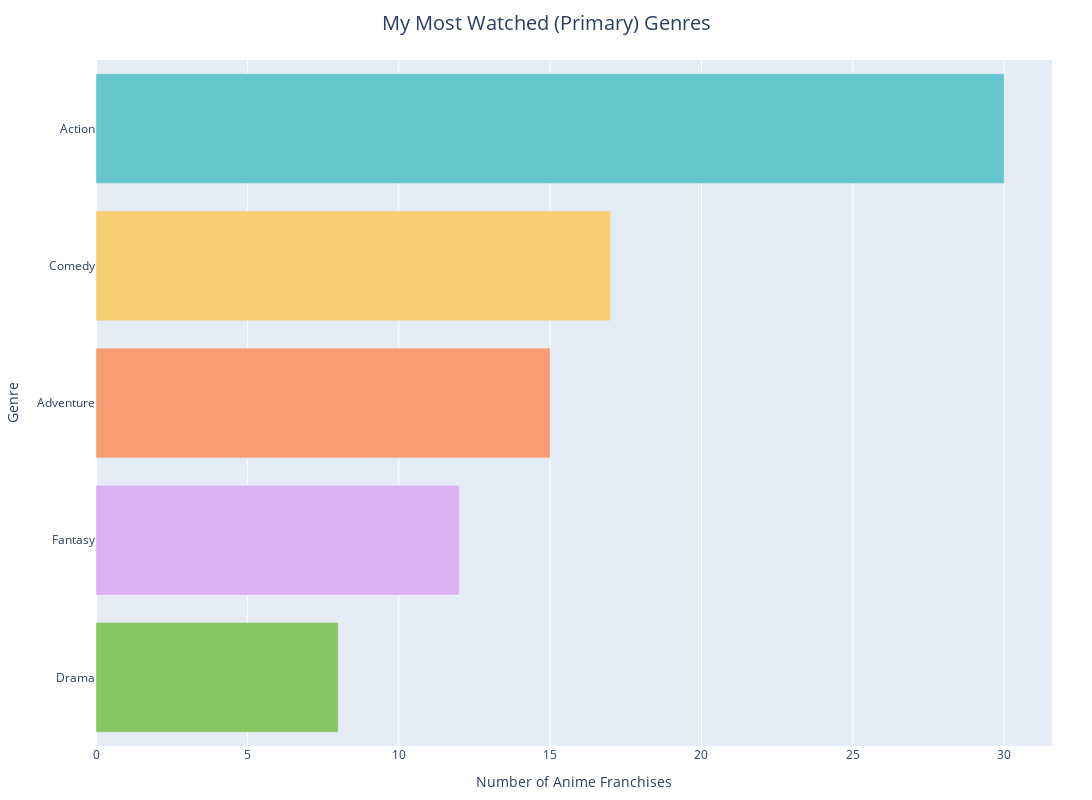

Notebook source saved alongside this figure:
### Markdown cell above
## Genres

### Code cell
# explode primary genres
genre_counts = explode_and_count_str(df, 'Primary_Genres')
genre_counts = genre_counts.reset_index()
genre_counts.columns = ['Genre', 'Count']

top5_genres = genre_counts.head(5)

fig = px.bar(
    top5_genres,
    x='Count',
    y='Genre',
    orientation='h',
    color='Genre',
    color_discrete_sequence=px.colors.qualitative.Pastel,
    title="My Most Watched (Primary) Genres"
)

fig.update_layout(
    xaxis_title="Number of Anime Franchises",
    yaxis_title="Genre",
    showlegend=False,
    height=800,
    width=1200, #change this to rectangle
    margin=dict(l=40, r=40, t=60, b=40),
    title=dict(
        x=0.5,
        xanchor='center',
        font=dict(size=20)
    )
)
fig.show()

### Figure 1 — Plotly figure (JSON) as saved in the notebook; plotly's stock layout.template omitted (floating-point values rounded to 4 significant figures)
{"data": [{"hovertemplate": "Genre=%{y}<br>Count=%{x}<extra></extra>", "legendgroup": "Action", "marker": {"color": "rgb(102, 197, 204)", "pattern": {"shape": ""}}, "name": "Action", "orientation": "h", "showlegend": true, "textposition": "auto", "type": "bar", "x": [30], "xaxis": "x", "y": ["Action"], "yaxis": "y"}, {"hovertemplate": "Genre=%{y}<br>Count=%{x}<extra></extra>", "legendgroup": "Comedy", "marker": {"color": "rgb(246, 207, 113)", "pattern": {"shape": ""}}, "name": "Comedy", "orientation": "h", "showlegend": true, "textposition": "auto", "type": "bar", "x": [17], "xaxis": "x", "y": ["Comedy"], "yaxis": "y"}, {"hovertemplate": "Genre=%{y}<br>Count=%{x}<extra></extra>", "legendgroup": "Adventure", "marker": {"color": "rgb(248, 156, 116)", "pattern": {"shape": ""}}, "name": "Adventure", "orientation": "h", "showlegend": true, "textposition": "auto", "type": "bar", "x": [15], "xaxis": "x", "y": ["Adventure"], "yaxis": "y"}, {"hovertemplate": "Genre=%{y}<br>Count=%{x}<extra></extra>", "legendgroup": "Fantasy", "marker": {"color": "rgb(220, 176, 242)", "pattern": {"shape": ""}}, "name": "Fantasy", "orientation": "h", "showlegend": true, "textposition": "auto", "type": "bar", "x": [12], "xaxis": "x", "y": ["Fantasy"], "yaxis": "y"}, {"hovertemplate": "Genre=%{y}<br>Count=%{x}<extra></extra>", "legendgroup": "Drama", "marker": {"color": "rgb(135, 197, 95)", "pattern": {"shape": ""}}, "name": "Drama", "orientation": "h", "showlegend": true, "textposition": "auto", "type": "bar", "x": [8], "xaxis": "x", "y": ["Drama"], "yaxis": "y"}], "layout": {"barmode": "relative", "height": 800, "legend": {"title": {"text": "Genre"}, "tracegroupgap": 0}, "margin": {"b": 40, "l": 40, "r": 40, "t": 60}, "showlegend": false, "title": {"font": {"size": 20}, "text": "My Most Watched (Primary) Genres", "x": 0.5, "xanchor": "center"}, "width": 1200, "xaxis": {"anchor": "y", "domain": [0, 1], "title": {"text": "Number of Anime Franchises"}}, "yaxis": {"anchor": "x", "categoryarray": ["Drama", "Fantasy", "Adventure", "Comedy", "Action"], "categoryorder": "array", "domain": [0, 1], "title": {"text": "Genre"}}}}
